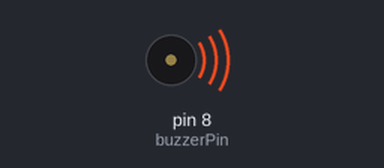
The sketch below on a simulated Arduino Uno, built with avr-gcc and run on an emulated ATmega328P. On the bench: buzzer (waves = sounding).

Above: at 2.1 s.
At 5.8 s:
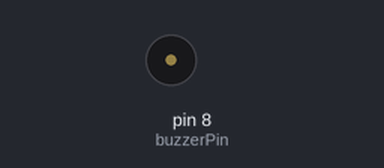
Timing chart, 0 to 7.3 s (numbered marks = the images above):
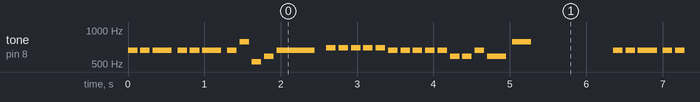

Measured:
- by itself, tone on pin 8 (buzzerPin): plays 659 Hz for 0.13 s, 659 Hz for 0.13 s, 659 Hz for 0.25 s, 659 Hz for 0.13 s, 659 Hz for 0.13 s, 659 Hz for 0.25 s … (534 notes in this stretch)

The sketch:

jingle_bells.ino
```cpp
// Definición de las notas musicales y sus frecuencias (notación en español)
#define NOTA_SI3  247
#define NOTA_MI4  330
#define NOTA_SOL4 392
#define NOTA_LA4  440
#define NOTA_SI4  494
#define NOTA_DO5  523
#define NOTA_RE5  587
#define NOTA_MI5  659
#define NOTA_FA5  698
#define NOTA_SOL5 784
#define NOTA_LA5  880
#define NOTA_SI5  988

// Pin del zumbador
const int buzzerPin = 8;

// Melodía de "Jingle Bells"
int melody[] = {
  NOTA_MI5, NOTA_MI5, NOTA_MI5,
  NOTA_MI5, NOTA_MI5, NOTA_MI5,
  NOTA_MI5, NOTA_SOL5, NOTA_DO5, NOTA_RE5,
  NOTA_MI5,
  NOTA_FA5, NOTA_FA5, NOTA_FA5, NOTA_FA5,
  NOTA_FA5, NOTA_MI5, NOTA_MI5, NOTA_MI5, NOTA_MI5,
  NOTA_MI5, NOTA_RE5, NOTA_RE5, NOTA_MI5,
  NOTA_RE5, NOTA_SOL5
};

// Duración de las notas
int noteDurations[] = {
  8, 8, 4,
  8, 8, 4,
  8, 8, 8, 8,
  2,
  8, 8, 8, 8,
  8, 8, 8, 8, 8,
  8, 8, 8, 8,
  4, 4
};

void setup() {
  pinMode(buzzerPin, OUTPUT);
}

void loop() {
  playJingleBells();
  delay(1000); // Espera un segundo antes de volver a tocar
}

void playJingleBells() {
  for (int thisNote = 0; thisNote < sizeof(melody) / sizeof(int); thisNote++) {
    int noteDuration = 1000 / noteDurations[thisNote];
    tone(buzzerPin, melody[thisNote], noteDuration);
    int pauseBetweenNotes = noteDuration * 1.30;
    delay(pauseBetweenNotes);
    noTone(buzzerPin);
  }
}
```

OledMouth.cpp
```cpp
#include "OledMouth.h"

// Constructor: Inicializa la referencia al objeto de la pantalla
OledMouth::OledMouth(Adafruit_SSD1306& display) : _display(display) {}

/*
  Anima la transición entre la sonrisa y la cara seria.
  - Si 'inversa' es 'false', la animación va de 'sonrie' a 'serio'.
  - Si 'inversa' es 'true', la animación va de 'serio' a 'sonrie'.
*/
void OledMouth::animarSonrisa(bool inversa) {
  if (inversa) {
    serio();
  } else {
    sonrie();
  }

  const int pasos = 30;
  int j_inicial = inversa ? pasos : 1;
  int j_final = inversa ? 1 : pasos;
  int j_incremento = inversa ? -2 : 2;

  for (int j = j_inicial; (inversa ? j >= j_final : j <= j_final); j += j_incremento) {
    _display.clearDisplay();
    for (int i = 0; i <= ANCHO_LINEA; i++) {
      _display.drawCircleHelper(CENTRO_X_1 - 1, CENTRO_Y_1 - (j * 2), (RADIO_1 - i + j / 2), 4, SSD1306_WHITE);
      _display.drawCircleHelper(CENTRO_X_1, CENTRO_Y_1 - (j * 2), (RADIO_1 - i + j / 2), 8, SSD1306_WHITE);
      _display.drawLine(CENTRO_X_1 - RADIO_1, CENTRO_Y_1 + i, CENTRO_X_1 + RADIO_1, CENTRO_Y_1 + i, SSD1306_WHITE);
    }
    _display.fillRect(CENTRO_X_1 - 25, CENTRO_Y_1 + 3, ANCHO_DIENTE, ALTO_DIENTE - (j + 5), SSD1306_WHITE);
    _display.fillRect(CENTRO_X_1 + 25 - ANCHO_DIENTE + 1, CENTRO_Y_1 + 3, ANCHO_DIENTE, ALTO_DIENTE - (j + 5), SSD1306_WHITE);
    _display.display();
    delay(50);
  }

  if (inversa) {
    sonrie();
  } else {
    serio();
  }
}

/*
  Anima la transición entre la cara seria y la cara triste.
*/
void OledMouth::animarTristeza(bool inversa) {
  if (inversa) {
    triste();
  } else {
    serio();
  }

  const int pasos = 30;
  int j_inicial = inversa ? 10 : pasos;
  int j_final = inversa ? pasos : 10;
  int j_incremento = inversa ? 3 : -3;

  for (int j = j_inicial; (inversa ? j <= j_final : j >= j_final); j += j_incremento) {
    _display.clearDisplay();
    for (int i = 0; i <= ANCHO_LINEA; i++) {
      _display.drawCircleHelper(CENTRO_X_1, CENTRO_Y_1 + RADIO_1 * j / 8, (RADIO_1 * j / 8) - i, 1, SSD1306_WHITE);
      _display.drawCircleHelper(CENTRO_X_1 - 1, CENTRO_Y_1 + RADIO_1 * j / 8, (RADIO_1 * j / 8) - i, 2, SSD1306_WHITE);
    }
    _display.display();
    delay(100);
  }

  if (inversa) {
    serio();
  } else {
    triste();
  }
}

/*
  Anima la transición entre la cara seria y la cara de sorpresa.
*/
void OledMouth::animarSorpresa(bool inversa) {
  if (inversa) {
    sorpresa();
  } else {
    serio();
  }

  const int pasos = 30;
  const int umbral_fase = pasos * 0.6;

  for (int j = 0; j <= pasos; j++) {
    _display.clearDisplay();
    if (inversa) {
      if (j < umbral_fase) {
        int avance = j;
        int pos_y = RADIO_2 + ((CENTRO_Y_1 - RADIO_2) * avance) / umbral_fase;
        int radio_actual = RADIO_2 - ((RADIO_2 - 2) * avance) / umbral_fase;
        int radio_interior = RADIO_2 / 2 - ((RADIO_2 / 2) * avance) / umbral_fase;
        _display.fillCircle(_display.width() / 2, pos_y, radio_actual, SSD1306_WHITE);
        if (radio_interior > 0) {
          _display.fillCircle(_display.width() / 2, pos_y, radio_interior, SSD1306_BLACK);
        }
      } else {
        int pasos_fase2 = pasos - umbral_fase;
        int avance = j - umbral_fase;
        int acortamiento = RADIO_1 - (RADIO_1 * avance) / pasos_fase2;
        for (int i = 0; i <= ANCHO_LINEA; i++) {
          _display.drawLine(CENTRO_X_1 - RADIO_1 + acortamiento, CENTRO_Y_1 + i, CENTRO_X_1 + RADIO_1 - acortamiento, CENTRO_Y_1 + i, SSD1306_WHITE);
        }
      }
    } else {
      if (j < umbral_fase) {
        int acortamiento = (RADIO_1 * j) / umbral_fase;
        for (int i = 0; i <= ANCHO_LINEA; i++) {
          _display.drawLine(CENTRO_X_1 - RADIO_1 + acortamiento, CENTRO_Y_1 + i, CENTRO_X_1 + RADIO_1 - acortamiento, CENTRO_Y_1 + i, SSD1306_WHITE);
        }
      } else {
        int pasos_fase2 = pasos - umbral_fase;
        int avance = j - umbral_fase;
        int pos_y = CENTRO_Y_1 - ((CENTRO_Y_1 - RADIO_2) * avance) / pasos_fase2;
        int radio_actual = 2 + ((RADIO_2 - 2) * avance) / pasos_fase2;
        int radio_interior = (RADIO_2 * avance) / (pasos_fase2 * 2);
        _display.fillCircle(_display.width() / 2, pos_y, radio_actual, SSD1306_WHITE);
        if (radio_interior > 0) {
          _display.fillCircle(_display.width() / 2, pos_y, radio_interior, SSD1306_BLACK);
        }
      }
    }
    _display.display();
  }

  if (inversa) {
    serio();
  } else {
    sorpresa();
  }
}

void OledMouth::sonrie() {
  _display.clearDisplay();
  for (int i = 0; i <= ANCHO_LINEA; i++) {
    _display.drawCircleHelper(CENTRO_X_1 - 1, CENTRO_Y_1, RADIO_1 - i, 4, SSD1306_WHITE);
    _display.drawCircleHelper(CENTRO_X_1, CENTRO_Y_1, RADIO_1 - i, 8, SSD1306_WHITE);
    _display.drawLine(CENTRO_X_1 - RADIO_1, CENTRO_Y_1 + i, CENTRO_X_1 + RADIO_1, CENTRO_Y_1 + i, SSD1306_WHITE);
    _display.drawCircleHelper(CENTRO_X_1 + 1, CENTRO_Y_1 + 58, RADIO_1 - 43 - i, 1, SSD1306_WHITE);
    _display.drawCircleHelper(CENTRO_X_1, CENTRO_Y_1 + 58, RADIO_1 - 43 - i, 2, SSD1306_WHITE);
    _display.drawCircleHelper(CENTRO_X_1 + 1, CENTRO_Y_1 + 58, RADIO_1 - 43 - i - 4, 1, SSD1306_WHITE);
    _display.drawCircleHelper(CENTRO_X_1, CENTRO_Y_1 + 58, RADIO_1 - 43 - i - 4, 2, SSD1306_WHITE);
    _display.drawCircleHelper(CENTRO_X_1 + 1, CENTRO_Y_1 + 58, RADIO_1 - 43 - i - 7, 1, SSD1306_WHITE);
    _display.drawCircleHelper(CENTRO_X_1, CENTRO_Y_1 + 58, RADIO_1 - 43 - i - 7, 2, SSD1306_WHITE);
    _display.drawCircleHelper(CENTRO_X_1 + 1, CENTRO_Y_1 + 58, RADIO_1 - 43 - i - 10, 1, SSD1306_WHITE);
    _display.drawCircleHelper(CENTRO_X_1, CENTRO_Y_1 + 58, RADIO_1 - 43 - i - 10, 2, SSD1306_WHITE);
  }
  _display.fillRect(CENTRO_X_1 - 25, CENTRO_Y_1 + 3, ANCHO_DIENTE, ALTO_DIENTE, SSD1306_WHITE);
  _display.fillRect(CENTRO_X_1 + 25 - ANCHO_DIENTE + 1, CENTRO_Y_1 + 3, ANCHO_DIENTE, ALTO_DIENTE, SSD1306_WHITE);
  _display.display();
}

void OledMouth::serio() {
  _display.clearDisplay();
  for (int i = 0; i <= ANCHO_LINEA; i++) {
    _display.drawLine(CENTRO_X_1 - RADIO_1, CENTRO_Y_1 + i, CENTRO_X_1 + RADIO_1, CENTRO_Y_1 + i, SSD1306_WHITE);
  }
  _display.display();
}

void OledMouth::triste() {
  _display.clearDisplay();
  for (int i = 0; i <= ANCHO_LINEA; i++) {
    _display.drawCircleHelper(CENTRO_X_1, CENTRO_Y_1 + RADIO_1, RADIO_1 - i, 1, SSD1306_WHITE);
    _display.drawCircleHelper(CENTRO_X_1 - 1, CENTRO_Y_1 + RADIO_1, RADIO_1 - i, 2, SSD1306_WHITE);
  }
  _display.display();
}

void OledMouth::sorpresa() {
  _display.clearDisplay();
  _display.fillCircle(_display.width() / 2, RADIO_2, RADIO_2, SSD1306_WHITE);
  _display.fillCircle(_display.width() / 2, RADIO_2, RADIO_2 / 2, SSD1306_BLACK);
  _display.display();
}
```

OledMouth.h
```cpp
#ifndef OLED_MOUTH_H
#define OLED_MOUTH_H

#include <Adafruit_GFX.h>
#include <Adafruit_SSD1306.h>

class OledMouth {
public:
  // Constructor: Recibe una referencia al objeto de la pantalla
  OledMouth(Adafruit_SSD1306& display);

  // Funciones para dibujar las expresiones estáticas
  void sonrie();
  void serio();
  void triste();
  void sorpresa();

  // Funciones para animar las transiciones entre expresiones
  void animarSonrisa(bool inversa);
  void animarTristeza(bool inversa);
  void animarSorpresa(bool inversa);

private:
  // Referencia al objeto de la pantalla
  Adafruit_SSD1306& _display;

  // Constantes de dibujo. Se hacen estáticas para que no ocupen memoria en cada instancia.
  static const int RADIO_1 = 60;
  static const int RADIO_2 = 10;
  static const int CENTRO_X_1 = 64; // Reemplazando SCREEN_HEIGHT
  static const int CENTRO_Y_1 = 0;
  static const int ALTO_DIENTE = 20;
  static const int ANCHO_DIENTE = 20;
  static const int ANCHO_LINEA = 4;
};

#endif // OLED_MOUTH_H
```
